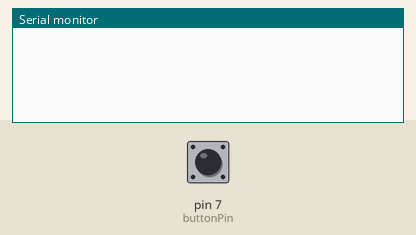
This sketch was run on a simulated Arduino Uno, built with avr-gcc and run on an emulated ATmega328P. Parts: the last lines printed to the serial monitor. Inputs (shaded band) come from the test bench; at power-on: pin 7 (buttonPin) LOW.

Above: at 1.2 s.
1.3 s: pin 7 (buttonPin) pulled HIGH for 0.15 s
At 1.43 s:
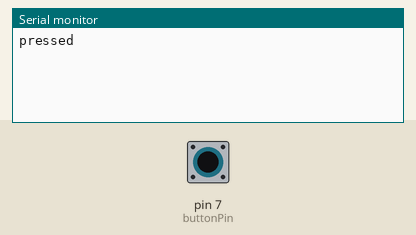
At 2.5 s:
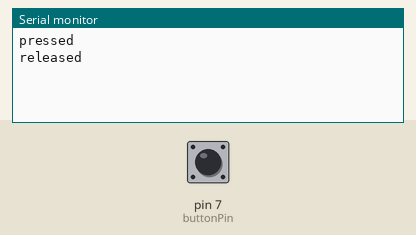

The sketch:

button_pressed.ino
```cpp
//Button Press Detection - single message

int buttonPin = 7;
boolean currentState = LOW;//stroage for current button state
boolean lastState = LOW;//storage for last button state
int numberOfRecordings;

void setup(){
  pinMode(buttonPin, INPUT);//this time we will set the pin as INPUT
  Serial.begin(9600);//initialize Serial connection

}

void loop(){
  currentState = digitalRead(buttonPin);
  if (currentState == HIGH && lastState == LOW){//if button has just been pressed
    Serial.println("pressed");
    delay(1);//crude form of button debouncing
  } else if(currentState == LOW && lastState == HIGH){
    Serial.println("released");
    delay(1);//crude form of button debouncing
  }
  lastState = currentState;


}
```

Measured:
- after the input at 1.3 s, the serial monitor: prints a new line at once (image 1)
